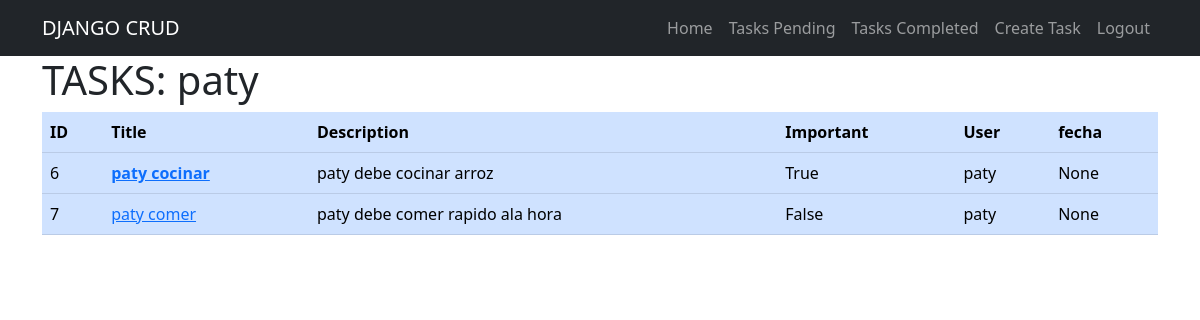
Page /tasks/ (signed in) on the committed database.
### tasks/models.py (models this page shows, shortened)
class Task(models.Model):
    title = models.CharField(max_length=100)
    description = models.TextField(blank=True)
    created = models.DateTimeField(auto_now_add=True)
    datecompleted = models.DateTimeField(null = True, blank=True)
    important = models.BooleanField(default=False)
    user = models.ForeignKey(User, on_delete=models.CASCADE)

### tasks/views.py (the view)
# urls.py: path('', include('tasks.urls')),
@login_required
def tasks(request):
    tasks = Task.objects.filter(user=request.user, datecompleted__isnull=True)
    return render(request, 'tasks/tasks.html', {'tasks': tasks})

### tasks/templates/tasks/tasks.html
{% extends 'tasks/base.html' %}
{% block content %}
<h1>TASKS: {{ request.user }}</h1>
    <div class="table-responsive">
        <table class="table table-primary">
            <thead>
                <tr>
                    <th scope="col">ID</th>
                    <th scope="col">Title</th>
                    <th scope="col">Description</th>
                    <th scope="col">Important</th>
                    <th scope="col">User</th>
                    <th scope="col">fecha</th>
                </tr>
            </thead>
            <tbody>
                {% for task in tasks %}
                <tr class="">
                    <td scope="row">{{ task.id }}</td>
                    {% if task.important %}
                    <td><strong><a href="/task_detail/{{ task.id }}"">{{ task.title }}</a></strong></td>
                        {% else %}
                    <td><a href="/task_detail/{{ task.id }}"">
                        {{ task.title }}
                    </a></td>
                    {% endif %}
                    <td>{{ task.description }}</td>
                    <td>{{ task.important }}</td>
                    <td>{{ task.user }}</td>
                    <td>{{task.datecompleted}}</td>
                </tr>
                {% endfor %}
            </tbody>
        </table>
    </div>
{% endblock content %}

### tasks/templates/tasks/base.html (shortened to what this page needs)
<!DOCTYPE html>
<html lang="en">
  <head>
    <link
      rel="stylesheet"
      href="https://cdn.jsdelivr.net/npm/bootstrap@5.2.0/dist/css/bootstrap.min.css"
    />
  </head>
  <body>
    <nav class="navbar navbar-expand-lg navbar-dark bg-dark">
      <div class="container">
        <a class="navbar-brand" href="/"> DJANGO CRUD</a>
        <div class="collapse navbar-collapse" id="navbarNav">
          <ul class="navbar-nav ms-auto">
            <li class="nav-item">
              <a class="nav-link" href="/">Home</a>
            </li>
            {% if user.is_authenticated %}
            <li class="nav-item">
              <a class="nav-link" href="/tasks">Tasks Pending</a>
            </li>
            <li class="nav-item">
              <a class="nav-link" href="/tasks_completed">Tasks Completed</a>
            </li>
            <li class="nav-item">
              <a class="nav-link" href="/create_task">Create Task</a>
            </li>
            {% endif %}
            {% if user.is_authenticated %}
            <li class="nav-item">
                <a class="nav-link" href="/logout">Logout</a>
            </li>
            {% endif %}
          </ul>
        </div>
      </div>
    </nav>
      <div class="container">
        {% block content %}
         {% endblock %}
      </div>
  </body>
</html>

### rows in the picture
Task: id "6", title "paty cocinar", description "paty debe cocinar arroz", important "True", user "paty", datecompleted "None"
Task: id "7", title "paty comer", description "paty debe comer rapido ala hora", important "False", user "paty", datecompleted "None"

### other values in the picture
{{ request.user }} "paty"
